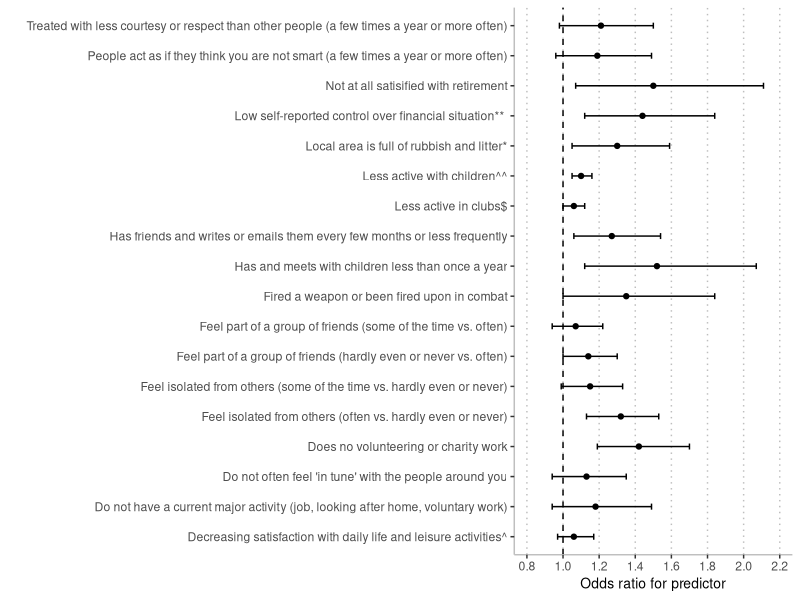

Recreate this plot in R.
# create figure 1 - forest plot of model coefficients. 

# v2 = updated to include new beta coefficients from Suns

library(tidyverse)

temp = c("Age < X", 
           "Age >= X", 
           "Female", 
           "Local area is full of rubbish and litter*",
           "Low self-reported control over financial situation** ",
           "Fired a weapon or been fired upon in combat",
           "Decreasing satisfaction with daily life and leisure activities^",
           "Not at all satisified with retirement",
           "Less active with children^^",
           "Does no volunteering or charity work",
           "Less active in clubs$",
           "Has and meets with children less than once a year",
           "Has friends and writes or emails them every few months or less frequently", 
           "Feel isolated from others (some of the time vs. hardly even or never)",
           "Feel isolated from others (often vs. hardly even or never)",
           "Do not often feel 'in tune' with the people around you",
           "Feel part of a group of friends (some of the time vs. often)",
           "Feel part of a group of friends (hardly even or never vs. often)",
           "Treated with less courtesy or respect than other people (a few times a year or more often)",
           "People act as if they think you are not smart (a few times a year or more often)", 
           "Do not have a current major activity (job, looking after home, voluntary work)", 
           "Model intercept")
         
indicator = factor(temp, levels=temp)

indicator = factor(c("Age < X", 
              "Age >= X", 
              "Female", 
              "Local area is full of rubbish and litter*",
              "Low self-reported control over financial situation** ",
              "Fired a weapon or been fired upon in combat",
              "Decreasing satisfaction with daily life and leisure activities^",
              "Not at all satisified with retirement",
              "Less active with children^^",
              "Does no volunteering or charity work",
              "Less active in clubs$",
              "Has and meets with children less than once a year",
              "Has friends and writes or emails them every few months or less frequently", 
              "Feel isolated from others (some of the time vs. hardly even or never)",
              "Feel isolated from others (often vs. hardly even or never)",
              "Do not often feel 'in tune' with the people around you",
              "Feel part of a group of friends (some of the time vs. often)",
              "Feel part of a group of friends (hardly even or never vs. often)",
              "Treated with less courtesy or respect than other people (a few times a year or more often)",
              "People act as if they think you are not smart (a few times a year or more often)", 
              "Do not have a current major activity (job, looking after home, voluntary work)", 
              "Model intercept"))

# from M:/SVI/060302021 LASSO_desc_outcome edited.xlsx 
beta.original = c(  0.06381, 0.05487, -0.51228, 0.25949, -0.36397, -0.30294, 0.06147, 0.40864, 0.09821, 0.35349, 0.05358, 0.42056, 0.24282, 
           -0.13719, -0.13719, 0.12049, 0.06503, 0.06503, -0.19358, -0.17584, 0.16835, -6.47167)

se = c(0.01666, 0.01886, 0.08755, 0.10563, 0.12605, 0.15711, 0.04917, 0.17301, 0.02526, 0.09105, 0.02828, 0.15648, 0.09604, 0.07698, 
       0.07698, 0.09114, 0.06662, 0.06662, 0.10807, 0.11256, 0.11845, 1.26274)

m = c(1, 1, 1, 1, -1, -1, 1, 1, 1, 1, 1, 1, 1, -1, -2, 1, 1, 2, -1, -1, 1, 1)
      
include = c(F, F, F, T, T, T, T, T, T, T, T, T, T, T, T, T, T, T, T, T, T, F)
footnote <- 
"*defined as (>=4 on 1 to 7 scale where 1=area is kept very clean, 7=area is always full of rubbish and litter)
**defined as (<=3 on 0 to 10 scale where 1=no control at all, 10=very much control)
^ on a 1 to 5 scale (1=completely satisfied,5= not at all)
^^grandchildren, neighborhood children, nieces/nephews, on a 1 to 7 scale (1=daily, 7=never/not relevant)
$ sport, social, or other clubs on a 1 to 7 scale (1=daily, 7=never/not relevant)"
          
data.t2 <- data.frame(indicator, beta.original, se, m, include)
data.t2 <- filter(data.t2, include==T) %>% 
            mutate(beta = (beta.original * m)) %>% 
            mutate(OR = round(exp(beta), 2)) %>% 
            mutate(LL = round(exp(beta - 1.96*se), 2)) %>% 
            mutate(UL = round(exp(beta + 1.96*se), 2)) 

print(data.t2)
print(footnote)

ggplot(data.t2, aes(y=indicator, x=OR)) +
  geom_point() +
  geom_errorbar(aes(xmin=LL, xmax=UL), width = 0.2) +
  scale_y_discrete(name="") +
  scale_x_continuous(name = "Odds ratio for predictor", 
                     limits = c(0.8, 2.2), 
                     breaks = c(seq(from= 0.8, to=2.2, by = 0.2))) + 
  theme(
    panel.background = element_blank(), 
    axis.line = element_line(colour = "grey75"),
    panel.border = element_blank(),
    panel.grid.major.y = element_blank(),
    panel.grid.minor.x = element_blank(),
    panel.grid.major.x = element_line(color = "grey", linetype = "dotted" ),
    #    panel.grid.major.x = element_blank(),
    panel.grid.minor.y = element_blank(),
    legend.position = "none", 
    legend.title = element_blank(),
    axis.title=element_text(size=10),
    plot.caption = element_text(hjust = +0, face = "italic"),
    plot.title = element_text(hjust = +1)
  ) +
  geom_vline(xintercept = 1, linetype ="dashed")
  

